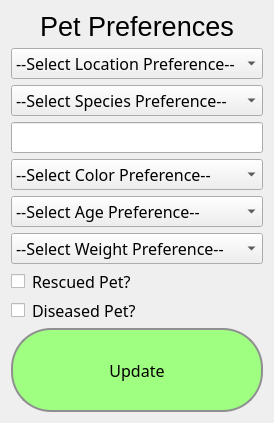
<?xml version="1.0" encoding="UTF-8"?>
<ui version="4.0">
 <class>PetownerPref</class>
 <widget class="QWidget" name="PetownerPref">
  <property name="windowTitle">
   <string>Form</string>
  </property>
  <layout class="QVBoxLayout" name="verticalLayout">
   <item>
    <layout class="QHBoxLayout" name="horizontalLayout_3">
     <item>
      <widget class="QLabel" name="label">
       <property name="font">
        <font>
         <family>MS Shell Dlg 2</family>
         <pointsize>20</pointsize>
        </font>
       </property>
       <property name="text">
        <string>Pet Preferences</string>
       </property>
       <property name="alignment">
        <set>Qt::AlignCenter</set>
       </property>
      </widget>
     </item>
    </layout>
   </item>
   <item>
    <widget class="QComboBox" name="radius">
     <property name="font">
      <font>
       <family>Manjari</family>
       <pointsize>12</pointsize>
      </font>
     </property>
     <property name="editable">
      <bool>false</bool>
     </property>
     <property name="currentIndex">
      <number>0</number>
     </property>
     <property name="frame">
      <bool>true</bool>
     </property>
     <item>
      <property name="text">
       <string>--Select Location Preference--</string>
      </property>
     </item>
     <item>
      <property name="text">
       <string>&lt;5 miles</string>
      </property>
     </item>
     <item>
      <property name="text">
       <string>&lt;10 miles</string>
      </property>
     </item>
     <item>
      <property name="text">
       <string>&lt;20 miles</string>
      </property>
     </item>
     <item>
      <property name="text">
       <string>&gt;20 miles</string>
      </property>
     </item>
     <item>
      <property name="text">
       <string>Within State</string>
      </property>
     </item>
     <item>
      <property name="text">
       <string>Out of State</string>
      </property>
     </item>
    </widget>
   </item>
   <item>
    <widget class="QComboBox" name="species">
     <property name="font">
      <font>
       <family>Manjari</family>
       <pointsize>12</pointsize>
      </font>
     </property>
     <item>
      <property name="text">
       <string>--Select Species Preference--</string>
      </property>
     </item>
     <item>
      <property name="text">
       <string>Dog</string>
      </property>
     </item>
     <item>
      <property name="text">
       <string>Cat</string>
      </property>
     </item>
     <item>
      <property name="text">
       <string>Hamster</string>
      </property>
     </item>
     <item>
      <property name="text">
       <string>Fish</string>
      </property>
     </item>
     <item>
      <property name="text">
       <string>Mice</string>
      </property>
     </item>
     <item>
      <property name="text">
       <string>Birds</string>
      </property>
     </item>
     <item>
      <property name="text">
       <string>Snakes</string>
      </property>
     </item>
     <item>
      <property name="text">
       <string>Other</string>
      </property>
     </item>
    </widget>
   </item>
   <item>
    <widget class="QLineEdit" name="Breed">
     <property name="font">
      <font>
       <family>Manjari</family>
       <pointsize>12</pointsize>
      </font>
     </property>
     <property name="text">
      <string/>
     </property>
     <property name="alignment">
      <set>Qt::AlignCenter</set>
     </property>
    </widget>
   </item>
   <item>
    <widget class="QComboBox" name="color">
     <property name="font">
      <font>
       <family>Manjari</family>
       <pointsize>12</pointsize>
      </font>
     </property>
     <item>
      <property name="text">
       <string>--Select Color Preference--</string>
      </property>
     </item>
     <item>
      <property name="text">
       <string>Brown</string>
      </property>
     </item>
     <item>
      <property name="text">
       <string>Black</string>
      </property>
     </item>
     <item>
      <property name="text">
       <string>White</string>
      </property>
     </item>
     <item>
      <property name="text">
       <string>Gray</string>
      </property>
     </item>
     <item>
      <property name="text">
       <string>Orange</string>
      </property>
     </item>
     <item>
      <property name="text">
       <string>Other</string>
      </property>
     </item>
    </widget>
   </item>
   <item>
    <widget class="QComboBox" name="age">
     <property name="font">
      <font>
       <family>Manjari</family>
       <pointsize>12</pointsize>
      </font>
     </property>
     <item>
      <property name="text">
       <string>--Select Age Preference--</string>
      </property>
     </item>
     <item>
      <property name="text">
       <string>New Born</string>
      </property>
     </item>
     <item>
      <property name="text">
       <string>1 - 2 years</string>
      </property>
     </item>
     <item>
      <property name="text">
       <string>2 - 6 years</string>
      </property>
     </item>
     <item>
      <property name="text">
       <string>6 - 10 years</string>
      </property>
     </item>
     <item>
      <property name="text">
       <string>10 - 14 years</string>
      </property>
     </item>
     <item>
      <property name="text">
       <string>14 years and older</string>
      </property>
     </item>
    </widget>
   </item>
   <item>
    <widget class="QComboBox" name="weight">
     <property name="font">
      <font>
       <family>Manjari</family>
       <pointsize>12</pointsize>
      </font>
     </property>
     <item>
      <property name="text">
       <string>--Select Weight Preference--</string>
      </property>
     </item>
     <item>
      <property name="text">
       <string>&lt;10 lbs</string>
      </property>
     </item>
     <item>
      <property name="text">
       <string>10 - 20 lbs</string>
      </property>
     </item>
     <item>
      <property name="text">
       <string>20 - 30 lbs</string>
      </property>
     </item>
     <item>
      <property name="text">
       <string>30 - 50 lbs</string>
      </property>
     </item>
     <item>
      <property name="text">
       <string>50 - 100 lbs</string>
      </property>
     </item>
     <item>
      <property name="text">
       <string>&gt; 100 lbs</string>
      </property>
     </item>
    </widget>
   </item>
   <item>
    <layout class="QHBoxLayout" name="horizontalLayout_2">
     <item>
      <widget class="QCheckBox" name="isRescued">
       <property name="maximumSize">
        <size>
         <width>15</width>
         <height>16777215</height>
        </size>
       </property>
       <property name="text">
        <string/>
       </property>
      </widget>
     </item>
     <item>
      <widget class="QLabel" name="rescue">
       <property name="font">
        <font>
         <family>Manjari</family>
         <pointsize>12</pointsize>
        </font>
       </property>
       <property name="text">
        <string>Rescued Pet?</string>
       </property>
       <property name="alignment">
        <set>Qt::AlignLeading|Qt::AlignLeft|Qt::AlignVCenter</set>
       </property>
      </widget>
     </item>
    </layout>
   </item>
   <item>
    <layout class="QHBoxLayout" name="horizontalLayout">
     <item>
      <widget class="QCheckBox" name="isDiseased">
       <property name="maximumSize">
        <size>
         <width>15</width>
         <height>16777215</height>
        </size>
       </property>
       <property name="text">
        <string/>
       </property>
      </widget>
     </item>
     <item>
      <widget class="QLabel" name="disease">
       <property name="font">
        <font>
         <family>Manjari</family>
         <pointsize>12</pointsize>
        </font>
       </property>
       <property name="text">
        <string>Diseased Pet?</string>
       </property>
       <property name="alignment">
        <set>Qt::AlignLeading|Qt::AlignLeft|Qt::AlignVCenter</set>
       </property>
      </widget>
     </item>
    </layout>
   </item>
   <item>
    <widget class="QPushButton" name="PB_update">
     <property name="font">
      <font>
       <family>Manjari</family>
       <pointsize>12</pointsize>
      </font>
     </property>
     <property name="styleSheet">
      <string notr="true">QPushButton {
    border: 2px solid #8f8f91;
    border-radius: 40px;
    background-color: #9fff80;
    min-width: 80px;
	min-height: 80px;
}</string>
     </property>
     <property name="text">
      <string>Update</string>
     </property>
    </widget>
   </item>
  </layout>
 </widget>
 <resources/>
 <connections/>
</ui>
